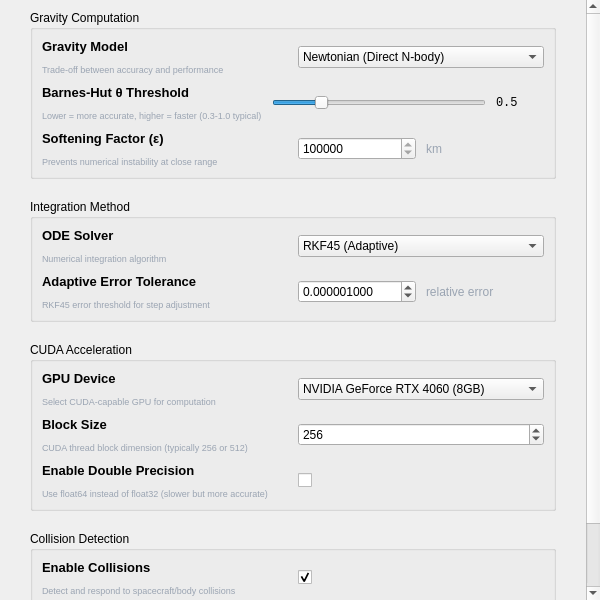
<?xml version="1.0" encoding="UTF-8"?>
<ui version="4.0">
 <class>PhysicsEngineTab</class>
 <widget class="QWidget" name="PhysicsEngineTab">
  <property name="geometry">
   <rect>
    <x>0</x>
    <y>0</y>
    <width>600</width>
    <height>600</height>
   </rect>
  </property>
  <property name="windowTitle">
   <string>PhysicsEngineTab</string>
  </property>
  <layout class="QVBoxLayout" name="mainLayout">
   <property name="leftMargin">
    <number>0</number>
   </property>
   <property name="topMargin">
    <number>0</number>
   </property>
   <property name="rightMargin">
    <number>0</number>
   </property>
   <property name="bottomMargin">
    <number>0</number>
   </property>
   <item>
    <widget class="QScrollArea" name="scrollArea">
     <property name="widgetResizable">
      <bool>true</bool>
     </property>
     <property name="frameShape">
      <enum>QFrame::NoFrame</enum>
     </property>
     <widget class="QWidget" name="scrollAreaWidgetContents">
      <property name="geometry">
       <rect>
        <x>0</x>
        <y>0</y>
        <width>600</width>
        <height>950</height>
       </rect>
      </property>
      <layout class="QVBoxLayout" name="scrollContentLayout">
       <property name="spacing">
        <number>20</number>
       </property>
       <property name="leftMargin">
        <number>30</number>
       </property>
       <property name="topMargin">
        <number>10</number>
       </property>
       <property name="rightMargin">
        <number>30</number>
       </property>
       <property name="bottomMargin">
        <number>20</number>
       </property>

       <!-- Gravity Computation Group -->
       <item>
        <widget class="QGroupBox" name="groupGravityComputation">
         <property name="title">
          <string>Gravity Computation</string>
         </property>
         <layout class="QVBoxLayout" name="gravityLayout">
          <property name="spacing">
           <number>10</number>
          </property>

          <!-- Gravity Model -->
          <item>
           <layout class="QHBoxLayout" name="h_GravityModel">
            <item>
             <layout class="QVBoxLayout" name="v_labels_gravity">
              <item>
               <widget class="QLabel" name="label_GravityModel">
                <property name="font">
                 <font>
                  <pointsize>10</pointsize>
                  <bold>true</bold>
                 </font>
                </property>
                <property name="text">
                 <string>Gravity Model</string>
                </property>
               </widget>
              </item>
              <item>
               <widget class="QLabel" name="desc_GravityModel">
                <property name="styleSheet">
                 <string>color: #9aa4b2; font-size: 9px;</string>
                </property>
                <property name="text">
                 <string>Trade-off between accuracy and performance</string>
                </property>
               </widget>
              </item>
             </layout>
            </item>
            <item>
             <widget class="QComboBox" name="comboBoxGravityModel">
              <property name="minimumWidth">
               <number>200</number>
              </property>
              <item>
               <property name="text">
                <string>Newtonian (Direct N-body)</string>
               </property>
              </item>
              <item>
               <property name="text">
                <string>Barnes-Hut Approximation</string>
               </property>
              </item>
              <item>
               <property name="text">
                <string>Hybrid (Auto-switching)</string>
               </property>
              </item>
             </widget>
            </item>
           </layout>
          </item>

          <!-- Barnes-Hut Threshold -->
          <item>
           <layout class="QHBoxLayout" name="h_BarnesHut">
            <item>
             <layout class="QVBoxLayout" name="v_labels_barnesHut">
              <item>
               <widget class="QLabel" name="label_BarnesHutThreshold">
                <property name="font">
                 <font>
                  <pointsize>10</pointsize>
                  <bold>true</bold>
                 </font>
                </property>
                <property name="text">
                 <string>Barnes-Hut θ Threshold</string>
                </property>
               </widget>
              </item>
              <item>
               <widget class="QLabel" name="desc_BarnesHutThreshold">
                <property name="styleSheet">
                 <string>color: #9aa4b2; font-size: 9px;</string>
                </property>
                <property name="text">
                 <string>Lower = more accurate, higher = faster (0.3-1.0 typical)</string>
                </property>
               </widget>
              </item>
             </layout>
            </item>
            <item>
             <layout class="QHBoxLayout" name="h_barnesHut_controls">
              <item>
               <widget class="QSlider" name="sliderBarnesHutThreshold">
                <property name="minimumWidth">
                 <number>150</number>
                </property>
                <property name="minimum">
                 <number>1</number>
                </property>
                <property name="maximum">
                 <number>20</number>
                </property>
                <property name="value">
                 <number>5</number>
                </property>
                <property name="orientation">
                 <enum>Qt::Orientation::Horizontal</enum>
                </property>
               </widget>
              </item>
              <item>
               <widget class="QLabel" name="labelBarnesHutThreshold">
                <property name="minimumSize">
                 <size>
                  <width>48</width>
                  <height>0</height>
                 </size>
                </property>
                <property name="font">
                 <font>
                  <family>Monospace</family>
                 </font>
                </property>
                <property name="text">
                 <string>0.5</string>
                </property>
               </widget>
              </item>
             </layout>
            </item>
           </layout>
          </item>

          <!-- Softening Factor -->
          <item>
           <layout class="QHBoxLayout" name="h_Softening">
            <item>
             <layout class="QVBoxLayout" name="v_labels_softening">
              <item>
               <widget class="QLabel" name="label_SofteningFactor">
                <property name="font">
                 <font>
                  <pointsize>10</pointsize>
                  <bold>true</bold>
                 </font>
                </property>
                <property name="text">
                 <string>Softening Factor (ε)</string>
                </property>
               </widget>
              </item>
              <item>
               <widget class="QLabel" name="desc_SofteningFactor">
                <property name="styleSheet">
                 <string>color: #9aa4b2; font-size: 9px;</string>
                </property>
                <property name="text">
                 <string>Prevents numerical instability at close range</string>
                </property>
               </widget>
              </item>
             </layout>
            </item>
            <item>
             <layout class="QHBoxLayout" name="h_softening_controls">
              <item>
               <widget class="QDoubleSpinBox" name="spinSofteningFactor">
                <property name="decimals">
                 <number>0</number>
                </property>
                <property name="minimum">
                 <double>100000000.000000000000000</double>
                </property>
                <property name="maximum">
                 <double>10000000000.000000000000000</double>
                </property>
                <property name="singleStep">
                 <double>100000000.000000000000000</double>
                </property>
                <property name="value">
                 <double>1000000000.000000000000000</double>
                </property>
               </widget>
              </item>
              <item>
               <widget class="QLabel" name="label_km">
                <property name="styleSheet">
                 <string>color: #9aa4b2;</string>
                </property>
                <property name="text">
                 <string>km</string>
                </property>
               </widget>
              </item>
             </layout>
            </item>
           </layout>
          </item>
         </layout>
        </widget>
       </item>

       <!-- Integration Method Group -->
       <item>
        <widget class="QGroupBox" name="groupIntegration">
         <property name="title">
          <string>Integration Method</string>
         </property>
         <layout class="QVBoxLayout" name="integrationLayout">
          <property name="spacing">
           <number>10</number>
          </property>

          <!-- ODE Solver -->
          <item>
           <layout class="QHBoxLayout" name="h_ODESolver">
            <item>
             <layout class="QVBoxLayout" name="v_labels_ode">
              <item>
               <widget class="QLabel" name="label_ODESolver">
                <property name="font">
                 <font>
                  <pointsize>10</pointsize>
                  <bold>true</bold>
                 </font>
                </property>
                <property name="text">
                 <string>ODE Solver</string>
                </property>
               </widget>
              </item>
              <item>
               <widget class="QLabel" name="desc_ODESolver">
                <property name="styleSheet">
                 <string>color: #9aa4b2; font-size: 9px;</string>
                </property>
                <property name="text">
                 <string>Numerical integration algorithm</string>
                </property>
               </widget>
              </item>
             </layout>
            </item>
            <item>
             <widget class="QComboBox" name="comboBoxODESolver">
              <property name="minimumWidth">
               <number>200</number>
              </property>
              <item>
               <property name="text">
                <string>RKF45 (Adaptive)</string>
               </property>
              </item>
              <item>
               <property name="text">
                <string>RK4 (Fixed-step)</string>
               </property>
              </item>
              <item>
               <property name="text">
                <string>Euler (Fast, less accurate)</string>
               </property>
              </item>
              <item>
               <property name="text">
                <string>Verlet (Symplectic)</string>
               </property>
              </item>
             </widget>
            </item>
           </layout>
          </item>

          <!-- Adaptive Error Tolerance -->
          <item>
           <layout class="QHBoxLayout" name="h_AdaptiveError">
            <item>
             <layout class="QVBoxLayout" name="v_labels_adaptive">
              <item>
               <widget class="QLabel" name="label_AdaptiveError">
                <property name="font">
                 <font>
                  <pointsize>10</pointsize>
                  <bold>true</bold>
                 </font>
                </property>
                <property name="text">
                 <string>Adaptive Error Tolerance</string>
                </property>
               </widget>
              </item>
              <item>
               <widget class="QLabel" name="desc_AdaptiveError">
                <property name="styleSheet">
                 <string>color: #9aa4b2; font-size: 9px;</string>
                </property>
                <property name="text">
                 <string>RKF45 error threshold for step adjustment</string>
                </property>
               </widget>
              </item>
             </layout>
            </item>
            <item>
             <layout class="QHBoxLayout" name="h_adaptive_controls">
              <item>
               <widget class="QDoubleSpinBox" name="spinAdaptiveError">
                <property name="decimals">
                 <number>9</number>
                </property>
                <property name="minimum">
                 <double>0.000000001000000</double>
                </property>
                <property name="maximum">
                 <double>0.001000000000000</double>
                </property>
                <property name="singleStep">
                 <double>0.000000100000000</double>
                </property>
                <property name="value">
                 <double>0.000001000000000</double>
                </property>
               </widget>
              </item>
              <item>
               <widget class="QLabel" name="label_relativeError">
                <property name="styleSheet">
                 <string>color: #9aa4b2;</string>
                </property>
                <property name="text">
                 <string>relative error</string>
                </property>
               </widget>
              </item>
             </layout>
            </item>
           </layout>
          </item>
         </layout>
        </widget>
       </item>

       <!-- CUDA Acceleration Group -->
       <item>
        <widget class="QGroupBox" name="groupCUDA">
         <property name="title">
          <string>CUDA Acceleration</string>
         </property>
         <layout class="QVBoxLayout" name="cudaLayout">
          <property name="spacing">
           <number>10</number>
          </property>

          <!-- GPU Device -->
          <item>
           <layout class="QHBoxLayout" name="h_GPUDevice">
            <item>
             <layout class="QVBoxLayout" name="v_labels_gpu">
              <item>
               <widget class="QLabel" name="label_GPUDevice">
                <property name="font">
                 <font>
                  <pointsize>10</pointsize>
                  <bold>true</bold>
                 </font>
                </property>
                <property name="text">
                 <string>GPU Device</string>
                </property>
               </widget>
              </item>
              <item>
               <widget class="QLabel" name="desc_GPUDevice">
                <property name="styleSheet">
                 <string>color: #9aa4b2; font-size: 9px;</string>
                </property>
                <property name="text">
                 <string>Select CUDA-capable GPU for computation</string>
                </property>
               </widget>
              </item>
             </layout>
            </item>
            <item>
             <widget class="QComboBox" name="comboBoxGPUDevice">
              <property name="minimumWidth">
               <number>250</number>
              </property>
              <property name="currentText">
               <string>NVIDIA GeForce RTX 4060 (8GB)</string>
              </property>
              <item>
               <property name="text">
                <string>NVIDIA GeForce RTX 4060 (8GB)</string>
               </property>
              </item>
              <item>
               <property name="text">
                <string>CPU Fallback (Slow)</string>
               </property>
              </item>
             </widget>
            </item>
           </layout>
          </item>

          <!-- Block Size -->
          <item>
           <layout class="QHBoxLayout" name="h_BlockSize">
            <item>
             <layout class="QVBoxLayout" name="v_labels_blocksize">
              <item>
               <widget class="QLabel" name="label_BlockSize">
                <property name="font">
                 <font>
                  <pointsize>10</pointsize>
                  <bold>true</bold>
                 </font>
                </property>
                <property name="text">
                 <string>Block Size</string>
                </property>
               </widget>
              </item>
              <item>
               <widget class="QLabel" name="desc_BlockSize">
                <property name="styleSheet">
                 <string>color: #9aa4b2; font-size: 9px;</string>
                </property>
                <property name="text">
                 <string>CUDA thread block dimension (typically 256 or 512)</string>
                </property>
               </widget>
              </item>
             </layout>
            </item>
            <item>
             <widget class="QSpinBox" name="spinBlockSize">
              <property name="minimum">
               <number>32</number>
              </property>
              <property name="maximum">
               <number>1024</number>
              </property>
              <property name="singleStep">
               <number>32</number>
              </property>
              <property name="value">
               <number>256</number>
              </property>
             </widget>
            </item>
           </layout>
          </item>

          <!-- Double Precision -->
          <item>
           <layout class="QHBoxLayout" name="h_DoublePrecision">
            <item>
             <layout class="QVBoxLayout" name="v_labels_doubleprecision">
              <item>
               <widget class="QLabel" name="label_DoublePrecision">
                <property name="font">
                 <font>
                  <pointsize>10</pointsize>
                  <bold>true</bold>
                 </font>
                </property>
                <property name="text">
                 <string>Enable Double Precision</string>
                </property>
               </widget>
              </item>
              <item>
               <widget class="QLabel" name="desc_DoublePrecision">
                <property name="styleSheet">
                 <string>color: #9aa4b2; font-size: 9px;</string>
                </property>
                <property name="text">
                 <string>Use float64 instead of float32 (slower but more accurate)</string>
                </property>
               </widget>
              </item>
             </layout>
            </item>
            <item>
             <widget class="QCheckBox" name="checkBoxDoublePrecision">
              <property name="text">
               <string/>
              </property>
             </widget>
            </item>
           </layout>
          </item>
         </layout>
        </widget>
       </item>

       <!-- Collision Detection Group -->
       <item>
        <widget class="QGroupBox" name="groupCollision">
         <property name="title">
          <string>Collision Detection</string>
         </property>
         <layout class="QVBoxLayout" name="collisionLayout">
          <property name="spacing">
           <number>10</number>
          </property>

          <!-- Enable Collisions -->
          <item>
           <layout class="QHBoxLayout" name="h_EnableCollisions">
            <item>
             <layout class="QVBoxLayout" name="v_labels_enablecollisions">
              <item>
               <widget class="QLabel" name="label_EnableCollisions">
                <property name="font">
                 <font>
                  <pointsize>10</pointsize>
                  <bold>true</bold>
                 </font>
                </property>
                <property name="text">
                 <string>Enable Collisions</string>
                </property>
               </widget>
              </item>
              <item>
               <widget class="QLabel" name="desc_EnableCollisions">
                <property name="styleSheet">
                 <string>color: #9aa4b2; font-size: 9px;</string>
                </property>
                <property name="text">
                 <string>Detect and respond to spacecraft/body collisions</string>
                </property>
               </widget>
              </item>
             </layout>
            </item>
            <item>
             <widget class="QCheckBox" name="checkBoxEnableCollisions">
              <property name="text">
               <string/>
              </property>
              <property name="checked">
               <bool>true</bool>
              </property>
             </widget>
            </item>
           </layout>
          </item>

          <!-- Detection Method -->
          <item>
           <layout class="QHBoxLayout" name="h_DetectionMethod">
            <item>
             <layout class="QVBoxLayout" name="v_labels_detectionmethod">
              <item>
               <widget class="QLabel" name="label_DetectionMethod">
                <property name="font">
                 <font>
                  <pointsize>10</pointsize>
                  <bold>true</bold>
                 </font>
                </property>
                <property name="text">
                 <string>Detection Method</string>
                </property>
               </widget>
              </item>
              <item>
               <widget class="QLabel" name="desc_DetectionMethod">
                <property name="styleSheet">
                 <string>color: #9aa4b2; font-size: 9px;</string>
                </property>
                <property name="text">
                 <string>Continuous is more accurate but slower</string>
                </property>
               </widget>
              </item>
             </layout>
            </item>
            <item>
             <widget class="QComboBox" name="comboBoxDetectionMethod">
              <property name="minimumWidth">
               <number>200</number>
              </property>
              <item>
               <property name="text">
                <string>Continuous (CCD)</string>
               </property>
              </item>
              <item>
               <property name="text">
                <string>Discrete (Per-frame)</string>
               </property>
              </item>
             </widget>
            </item>
           </layout>
          </item>
         </layout>
        </widget>
       </item>

       <!-- Spacer to push content to top -->
       <item>
        <spacer name="verticalSpacer">
         <property name="orientation">
          <enum>Qt::Vertical</enum>
         </property>
         <property name="sizeHint" stdset="0">
          <size>
           <width>20</width>
           <height>40</height>
          </size>
         </property>
        </spacer>
       </item>
      </layout>
     </widget>
    </widget>
   </item>
  </layout>
 </widget>
 <resources/>
 <connections/>
</ui>
